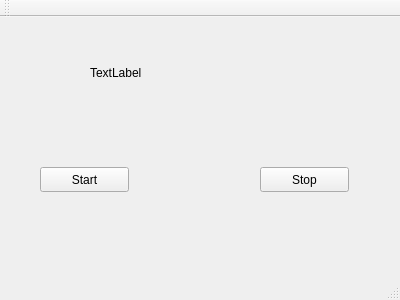
<?xml version="1.0" encoding="UTF-8"?>
<ui version="4.0">
 <class>MainWindow</class>
 <widget class="QMainWindow" name="MainWindow">
  <property name="geometry">
   <rect>
    <x>0</x>
    <y>0</y>
    <width>400</width>
    <height>300</height>
   </rect>
  </property>
  <property name="windowTitle">
   <string>MainWindow</string>
  </property>
  <widget class="QWidget" name="centralWidget">
   <widget class="QLabel" name="label">
    <property name="geometry">
     <rect>
      <x>90</x>
      <y>30</y>
      <width>151</width>
      <height>51</height>
     </rect>
    </property>
    <property name="text">
     <string>TextLabel</string>
    </property>
   </widget>
   <widget class="QPushButton" name="startButton">
    <property name="geometry">
     <rect>
      <x>40</x>
      <y>150</y>
      <width>89</width>
      <height>25</height>
     </rect>
    </property>
    <property name="text">
     <string>Start</string>
    </property>
   </widget>
   <widget class="QPushButton" name="stopButton">
    <property name="geometry">
     <rect>
      <x>260</x>
      <y>150</y>
      <width>89</width>
      <height>25</height>
     </rect>
    </property>
    <property name="text">
     <string>Stop</string>
    </property>
   </widget>
  </widget>
  <widget class="QMenuBar" name="menuBar">
   <property name="geometry">
    <rect>
     <x>0</x>
     <y>0</y>
     <width>400</width>
     <height>22</height>
    </rect>
   </property>
  </widget>
  <widget class="QToolBar" name="mainToolBar">
   <attribute name="toolBarArea">
    <enum>TopToolBarArea</enum>
   </attribute>
   <attribute name="toolBarBreak">
    <bool>false</bool>
   </attribute>
  </widget>
  <widget class="QStatusBar" name="statusBar"/>
 </widget>
 <layoutdefault spacing="6" margin="11"/>
 <resources/>
 <connections/>
</ui>
